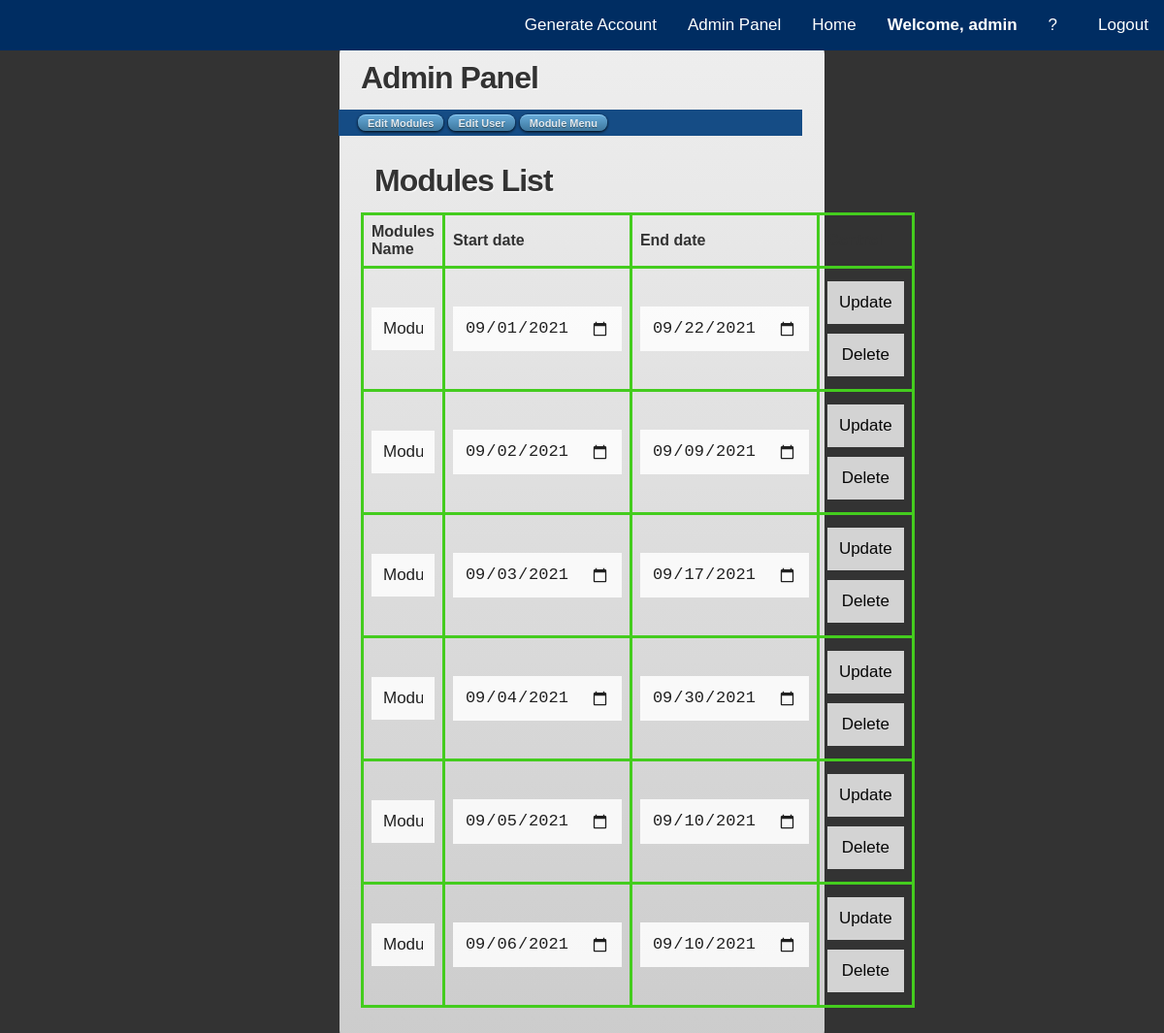
Page /editModules.php (signed in) on the earlier database version.
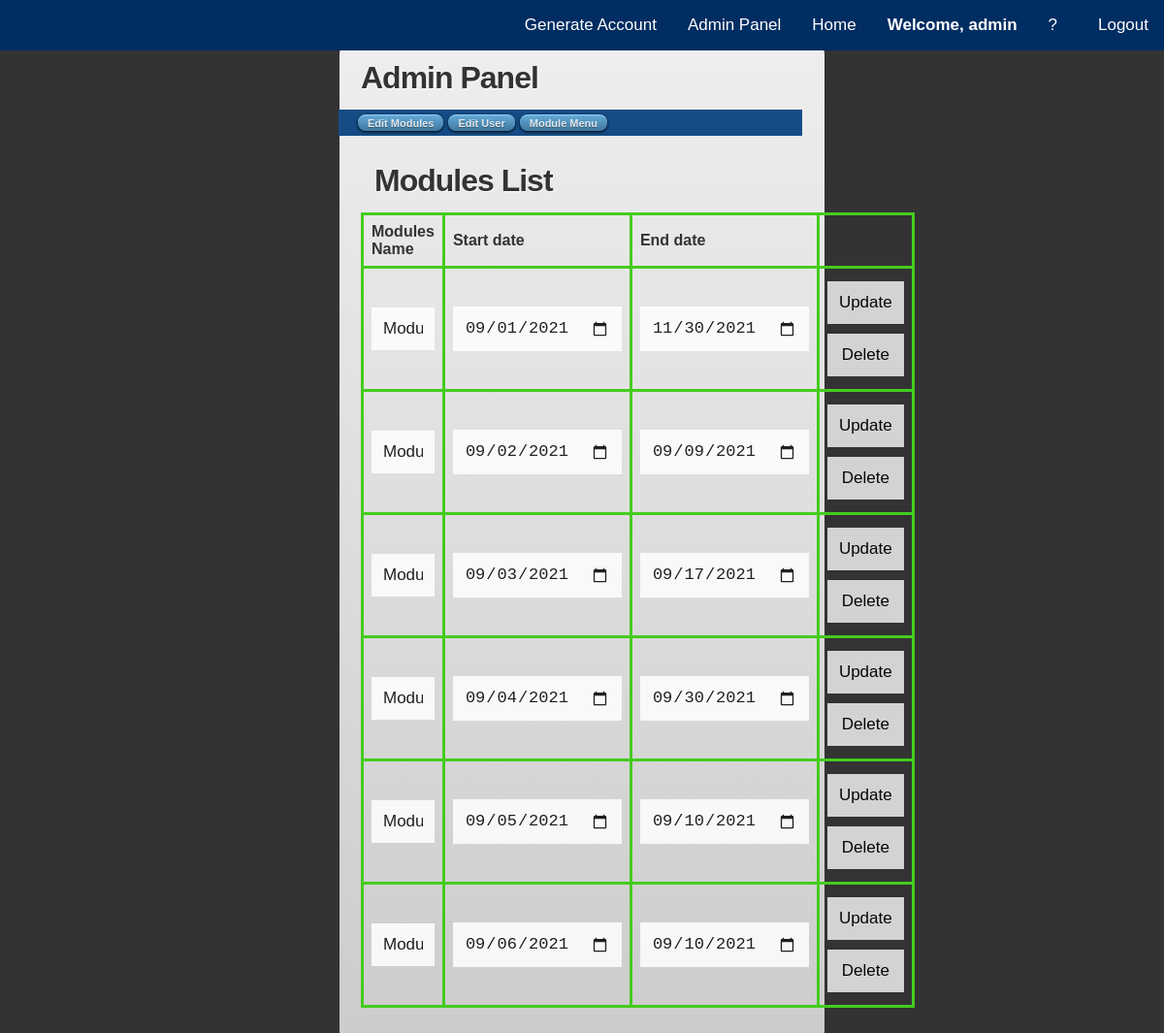
Same page on the later database version.
### tables this page shows
CREATE TABLE `module` (
  `module_id` int(3) NOT NULL COMMENT 'Unique number ID for all modules',
  `course_id` int(4) NOT NULL COMMENT 'Course',
  `module_name` char(100) DEFAULT NULL COMMENT 'Module name',
  `start_date` datetime DEFAULT NULL COMMENT 'Module start effective date',
  `end_date` datetime DEFAULT NULL COMMENT 'Module end effective date',
  `creted_date` datetime DEFAULT current_timestamp() COMMENT 'Module created date',
  `created_by` char(6) DEFAULT NULL COMMENT 'Module created by',
  `last_modified_date` datetime DEFAULT NULL ON UPDATE current_timestamp() COMMENT 'Module last modified date',
  `last_modified_by` char(6) DEFAULT NULL COMMENT 'Module last modified by'
);

### getModuleDetail.php (called while the page is built)
<?php
if ($_SESSION["usertype"] == 1 || $_SESSION["usertype"] == 2) {
    include_once 'DBConnect.php';
    $sql = "SELECT * FROM module";
    $result = $conn->query($sql) or die(mysqli_error());
}
?>

### editModules.php (the view, shortened to what this page needs)
<?php
include 'topbar.php';
include 'getModuleDetail.php';
include 'updateModuleDetail.php';
$today = date("Y-m-d");
?>
<html>
    <head>
        <link rel='stylesheet' type='text/css' href='css/style.css' />
    </head>
    <body>
        <div id="page-wrap">
            <header>
                <h1>Admin Panel</h1>
                <nav>
                    <ul class="group">
                        <li><a href="editModules.php">Edit Modules</a></li>
                        <li><a href="editUser.php">Edit User</a></li>
                        <li><a href="viewMenu.php">Module Menu</a></li>
                    </ul>
                </nav>
            </header>
            <section id="main-content">
                <div id="guts">
                    <h1> Modules List</h1>
                    <table>
                        <tr>
                            <th>Modules Name</th>
                            <th>Start date</th>
                            <th>End date</th>
                            <th>Control</th>
                        </tr>
                        <?php
                        if ($result->num_rows > 0) {
                            while ($row = mysqli_fetch_array($result)) {
                                ?>
                                <tr>
                                <form class = "module_update" method = "POST" action="updateModuleDetail.php">
                                    <td>
                                        <?php $modulename = $row ['module_name']; ?>
                                        <input type='text' name='module_name' value ='<?php echo $modulename; ?>'>
                                    </td>
                                    <td>
                                        <?php
                                        $startdate = date('Y-m-d', strtotime($row['start_date']));
                                        ?>
                                        <input type='date' name='start_date' value='<?php echo $startdate; ?>' min='<?php echo $today; ?>'>
                                    </td>
                                    <td>
                                        <?php
                                        $enddate = date('Y-m-d', strtotime($row['end_date']));
                                        ?>
                                        <input type='date' name='end_date' value='<?php echo $enddate; ?>' min='<?php echo $start_date ?>'>
                                    </td>
                                    <td>
                                        <input type = "submit" name = "module_update" value="Update">
                                </form>
                                <form class = "module_delete" method = "POST" action="updateModuleDetail.php" >
                                    <input type = "submit" name = "module_delete" value="Delete">
                                </form>
                                </tr>
                                <?php
                            }
                        }
                        ?>
                    </table>
                    <br>
                </div>
            </section>
        </div>
    </body>
</html>

Differences in the rows shown:
changed module "Module1 - Understanding the various attack types": end_date "09/22/2021" → "11/30/2021"
